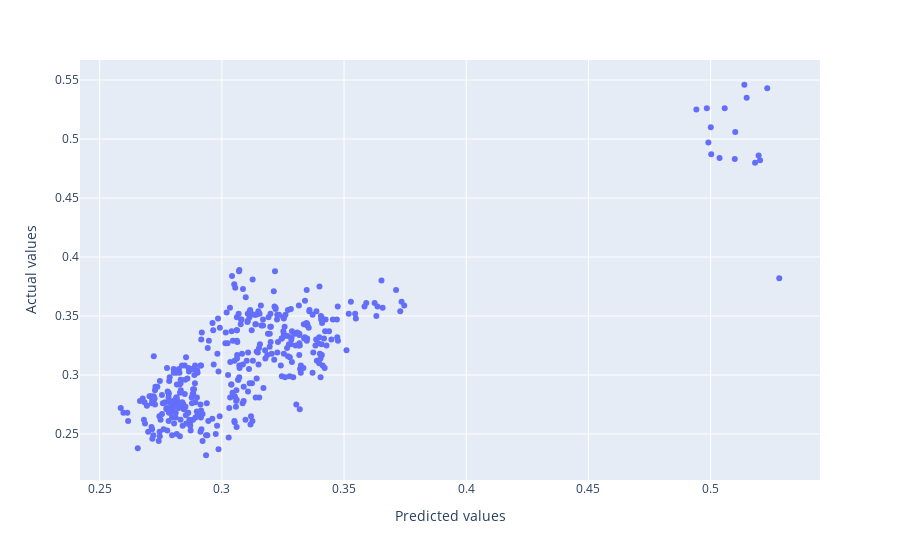

This figure's notebook cell:
### Code cell
import plotly.express as px

px.scatter(x=np.array(log_results['ypreds']), y=y, labels={'x': 'Predicted values', 'y': 'Actual values'})

### Figure 1 — Plotly figure (JSON) as saved in the notebook; plotly's stock layout.template omitted (floating-point values rounded to 4 significant figures; data arrays with more than 128 entries replaced by an {"elided": "..."} marker saying what was removed)
{"data": [{"hovertemplate": "Predicted values=%{x}<br>Actual values=%{y}<extra></extra>", "legendgroup": "", "marker": {"color": "#636efa", "symbol": "circle"}, "mode": "markers", "name": "", "orientation": "v", "showlegend": false, "type": "scatter", "x": {"elided": "400 float values"}, "xaxis": "x", "y": {"elided": "400 float values"}, "yaxis": "y"}], "layout": {"legend": {"tracegroupgap": 0}, "margin": {"t": 60}, "xaxis": {"anchor": "y", "domain": [0, 1], "title": {"text": "Predicted values"}}, "yaxis": {"anchor": "x", "domain": [0, 1], "title": {"text": "Actual values"}}}}
